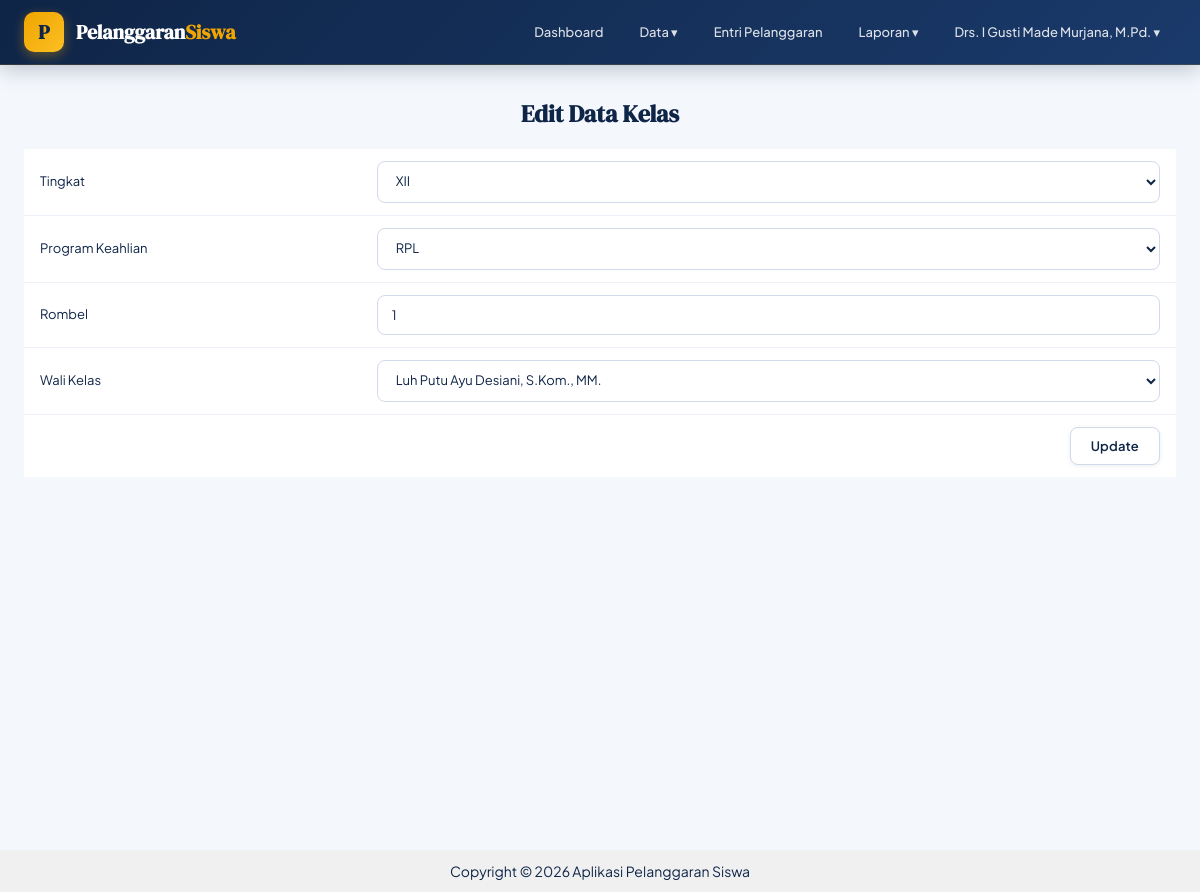
The app's page /pages/kelas/edit.php?id=1 (signed in) with its own data.
### tables this page shows
CREATE TABLE `kelas` (
  `id_kelas` int(5) NOT NULL,
  `id_tingkat` int(11) DEFAULT NULL,
  `id_program_keahlian` int(11) DEFAULT NULL,
  `rombel` int(11) DEFAULT NULL,
  `kode_guru` char(8) DEFAULT NULL
);

CREATE TABLE `tingkat` (
  `id_tingkat` int(1) NOT NULL,
  `tingkat` varchar(6) DEFAULT NULL
);

CREATE TABLE `program_keahlian` (
  `id_program_keahlian` int(5) NOT NULL,
  `program_keahlian` varchar(6) DEFAULT NULL,
  `deskripsi` varchar(50) DEFAULT NULL
);

CREATE TABLE `guru` (
  `kode_guru` char(8) NOT NULL,
  `nama_pengguna` varchar(100) DEFAULT NULL,
  `role` varchar(30) DEFAULT NULL,
  `username` varchar(50) DEFAULT NULL,
  `password` varchar(70) DEFAULT NULL,
  `aktif` enum('Y','N') DEFAULT NULL,
  `jabatan` varchar(50) DEFAULT NULL,
  `telp` varchar(16) DEFAULT NULL
);

### pages/kelas/edit.php (the view, shortened to what this page needs)
<?php
include ROOTPATH . "/config/config.php";
include ROOTPATH . "/includes/header.php";
$id = $_GET['id'];
$data = mysqli_fetch_assoc(mysqli_query($conn, "
    SELECT * FROM kelas WHERE id_kelas = '$id'
"));
$tingkat = mysqli_query($conn, "SELECT * FROM tingkat");
$program = mysqli_query($conn, "SELECT * FROM program_keahlian");
$guru = mysqli_query($conn, "SELECT * FROM guru");
?>
<center>
    <h2>Edit Data Kelas</h2>
    <form action="/Poin_Pelanggaran_Siswa/process/kelas_process.php" method="POST">
        <table cellpadding="10">
            <tr>
                <td>Tingkat</td>
                <td>
                    <select name="id_tingkat" required>
                        <?php while($t = mysqli_fetch_assoc($tingkat)){ ?>
                            <option value="<?= $t['id_tingkat']; ?>"
                                <?= ($t['id_tingkat'] == $data['id_tingkat']) ? 'selected' : ''; ?>>
                                <?= $t['tingkat']; ?>
                            </option>
                        <?php } ?>
                    </select>
                </td>
            </tr>
            <tr>
                <td>Program Keahlian</td>
                <td>
                    <select name="id_program_keahlian" required>
                        <?php while($p = mysqli_fetch_assoc($program)){ ?>
                            <option value="<?= $p['id_program_keahlian']; ?>"
                                <?= ($p['id_program_keahlian'] == $data['id_program_keahlian']) ? 'selected' : ''; ?>>
                                <?= $p['program_keahlian']; ?>
                            </option>
                        <?php } ?>
                    </select>
                </td>
            </tr>
            <tr>
                <td>Rombel</td>
                <td>
                    <input type="number" name="rombel" value="<?= $data['rombel']; ?>" required>
                </td>
            </tr>
            <tr>
                <td>Wali Kelas</td>
                <td>
                    <select name="kode_guru" required>
                        <?php while($g = mysqli_fetch_assoc($guru)){ ?>
                            <option value="<?= $g['kode_guru']; ?>"
                                <?= ($g['kode_guru'] == $data['kode_guru']) ? 'selected' : ''; ?>>
                                <?= $g['nama_pengguna']; ?>
                            </option>
                        <?php } ?>
                    </select>
                </td>
            </tr>
            <tr>
                <td colspan="2" align="right">
                    <button type="submit">Update</button>
                </td>
            </tr>
        </table>
    </form>
</center>
<?php include ROOTPATH . "/includes/footer.php"; ?>

### Poin_Pelanggaran_Siswa/includes/header.php (style rules this page uses)
:root { --navy: #0f2547; --navy-mid: #1a3a6b; --navy-light: #234e8c; --gold: #f0a500; --gold-light: #fbbf24; --white: #ffffff; --off-white: #f4f7fc; --surface: #eef2f9; --border: #d0daea; --text-main: #0f2547; --text-muted: #5a7199; --red: #e53935; --red-dark: #b71c1c; --amber: #f59e0b; --teal: #0891b2; --shadow-sm: 0 1px 4px rgba(15,37,71,0.08); --shadow-md: 0 4px 16px rgba(15,37,71,0.12); --shadow-lg: 0 8px 32px rgba(15,37,71,0.18); --radius: 10px; --radius-lg: 16px; }
*, *::before, *::after { box-sizing: border-box; margin: 0; padding: 0; }
body { font-family: 'Plus Jakarta Sans', sans-serif; font-size: 14px; line-height: 1.6; color: var(--text-main); background: var(--off-white); }
h1, h2, h3 { font-family: 'DM Serif Display', serif; line-height: 1.2; }
table { width: 100%; border-collapse: collapse; background: var(--white); font-size: 13px; }
table tbody tr { transition: background 0.12s; border-bottom: 1px solid var(--surface); }
table tbody td { padding: 12px 16px; border: none; color: var(--text-main); vertical-align: middle; }
table tbody tr:last-child { border-bottom: none; }
button, .btn { display: inline-flex; align-items: center; justify-content: center; gap: 6px; height: auto; padding: 10px 20px; border: none; border-radius: 8px; font-family: 'Plus Jakarta Sans', sans-serif; font-size: 13px; font-weight: 600; cursor: pointer; transition: all 0.18s ease; letter-spacing: 0.2px; text-decoration: none; }
button:not(.btn-primary):not(.btn-warning):not(.btn-danger) { background: var(--white); color: var(--navy); border: 1.5px solid var(--border); box-shadow: var(--shadow-sm); }
input[type="text"], input[type="password"], input[type="email"], input[type="number"], input[type="date"], select, textarea { width: 100%; padding: 11px 14px; border: 1.5px solid var(--border); border-radius: 8px; font-family: 'Plus Jakarta Sans', sans-serif; font-size: 13px; color: var(--text-main); background: var(--white); transition: all 0.18s; outline: none; }
h2 { color: var(--navy); font-size: 24px; margin-bottom: 20px; font-weight: 700; }

### records on screen
kelas: id_tingkat "XII", id_program_keahlian "RPL", rombel "1", kode_guru "Luh Putu Ayu Desiani, S.Kom., MM."

### other values on screen
$_SESSION['nama_pengguna'] "Drs. I Gusti Made Murjana, M.Pd."
